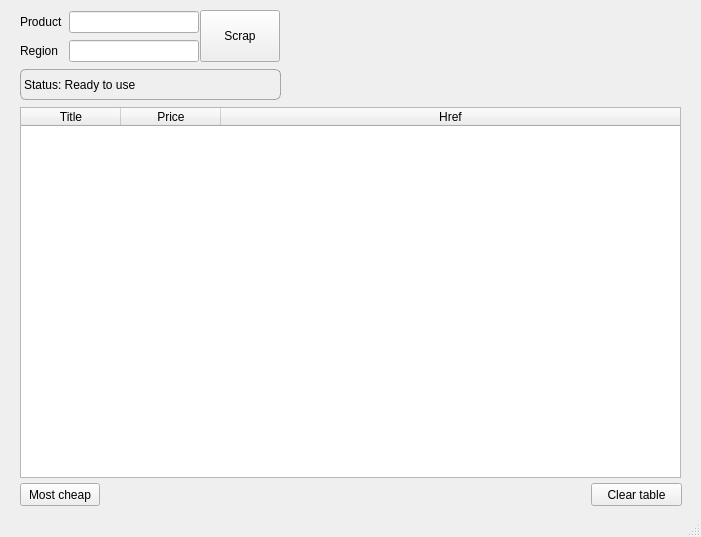
<?xml version="1.0" encoding="UTF-8"?>
<ui version="4.0">
 <class>MainWindow</class>
 <widget class="QMainWindow" name="MainWindow">
  <property name="geometry">
   <rect>
    <x>0</x>
    <y>0</y>
    <width>701</width>
    <height>537</height>
   </rect>
  </property>
  <property name="windowTitle">
   <string>MainWindow</string>
  </property>
  <property name="styleSheet">
   <string notr="true">font: 9pt &quot;Monospace&quot;;</string>
  </property>
  <widget class="QWidget" name="centralwidget">
   <widget class="QPushButton" name="parse_button">
    <property name="geometry">
     <rect>
      <x>200</x>
      <y>10</y>
      <width>80</width>
      <height>52</height>
     </rect>
    </property>
    <property name="text">
     <string>Scrap</string>
    </property>
   </widget>
   <widget class="QTableWidget" name="data_table">
    <property name="geometry">
     <rect>
      <x>20</x>
      <y>107</y>
      <width>661</width>
      <height>371</height>
     </rect>
    </property>
    <property name="showGrid">
     <bool>true</bool>
    </property>
    <property name="gridStyle">
     <enum>Qt::SolidLine</enum>
    </property>
    <property name="sortingEnabled">
     <bool>true</bool>
    </property>
    <attribute name="horizontalHeaderVisible">
     <bool>true</bool>
    </attribute>
    <attribute name="horizontalHeaderCascadingSectionResizes">
     <bool>false</bool>
    </attribute>
    <attribute name="horizontalHeaderMinimumSectionSize">
     <number>25</number>
    </attribute>
    <attribute name="horizontalHeaderDefaultSectionSize">
     <number>100</number>
    </attribute>
    <attribute name="horizontalHeaderHighlightSections">
     <bool>true</bool>
    </attribute>
    <attribute name="horizontalHeaderShowSortIndicator" stdset="0">
     <bool>true</bool>
    </attribute>
    <attribute name="horizontalHeaderStretchLastSection">
     <bool>true</bool>
    </attribute>
    <column>
     <property name="text">
      <string>Title</string>
     </property>
    </column>
    <column>
     <property name="text">
      <string>Price</string>
     </property>
    </column>
    <column>
     <property name="text">
      <string>Href</string>
     </property>
    </column>
   </widget>
   <widget class="QWidget" name="layoutWidget">
    <property name="geometry">
     <rect>
      <x>20</x>
      <y>10</y>
      <width>179</width>
      <height>54</height>
     </rect>
    </property>
    <layout class="QGridLayout" name="gridLayout">
     <item row="0" column="0">
      <widget class="QLabel" name="product_label">
       <property name="text">
        <string>Product</string>
       </property>
      </widget>
     </item>
     <item row="0" column="1">
      <widget class="QLineEdit" name="product_lineedit"/>
     </item>
     <item row="1" column="0">
      <widget class="QLabel" name="region_label">
       <property name="text">
        <string>Region</string>
       </property>
      </widget>
     </item>
     <item row="1" column="1">
      <widget class="QLineEdit" name="region_lineedit"/>
     </item>
    </layout>
   </widget>
   <widget class="QPushButton" name="clear_table_button">
    <property name="geometry">
     <rect>
      <x>591</x>
      <y>483</y>
      <width>91</width>
      <height>23</height>
     </rect>
    </property>
    <property name="text">
     <string>Clear table</string>
    </property>
   </widget>
   <widget class="QPushButton" name="most_cheap_button">
    <property name="geometry">
     <rect>
      <x>20</x>
      <y>483</y>
      <width>80</width>
      <height>23</height>
     </rect>
    </property>
    <property name="text">
     <string>Most cheap</string>
    </property>
   </widget>
   <widget class="QLabel" name="status_label">
    <property name="geometry">
     <rect>
      <x>20</x>
      <y>69</y>
      <width>261</width>
      <height>31</height>
     </rect>
    </property>
    <property name="styleSheet">
     <string notr="true">border: 1px solid rgba(0, 0, 0, 0.3);
border-radius: 6px;
font: 16px &quot;Monospace&quot;;</string>
    </property>
    <property name="text">
     <string>Status: Ready to use</string>
    </property>
   </widget>
  </widget>
  <widget class="QStatusBar" name="statusbar"/>
 </widget>
 <resources/>
 <connections/>
</ui>
